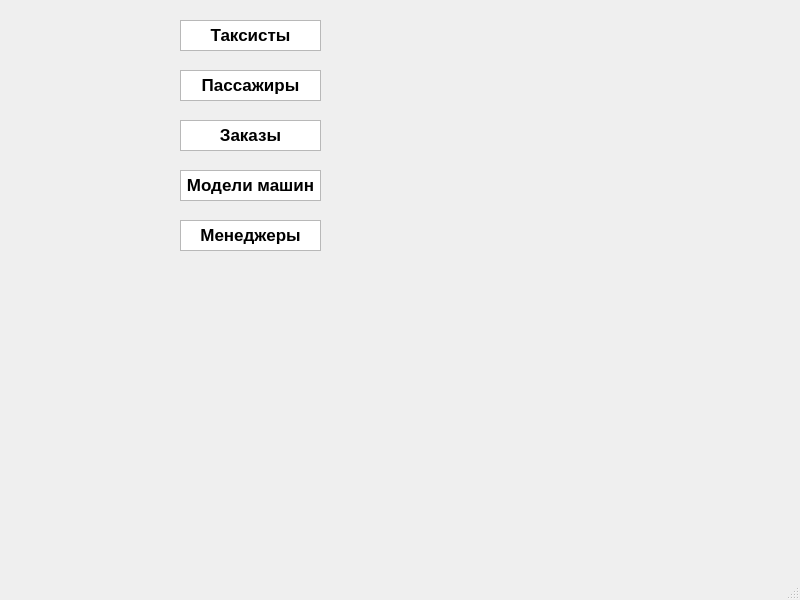
<?xml version="1.0" encoding="UTF-8"?>
<ui version="4.0">
 <class>TapTaxi</class>
 <widget class="QMainWindow" name="TapTaxi">
  <property name="geometry">
   <rect>
    <x>0</x>
    <y>0</y>
    <width>800</width>
    <height>600</height>
   </rect>
  </property>
  <property name="windowTitle">
   <string>TapTaxi</string>
  </property>
  <widget class="QWidget" name="centralwidget">
   <widget class="QTextEdit" name="textEdit">
    <property name="geometry">
     <rect>
      <x>180</x>
      <y>20</y>
      <width>141</width>
      <height>31</height>
     </rect>
    </property>
    <property name="html">
     <string>&lt;!DOCTYPE HTML PUBLIC &quot;-//W3C//DTD HTML 4.0//EN&quot; &quot;http://www.w3.org/TR/REC-html40/strict.dtd&quot;&gt;
&lt;html&gt;&lt;head&gt;&lt;meta name=&quot;qrichtext&quot; content=&quot;1&quot; /&gt;&lt;style type=&quot;text/css&quot;&gt;
p, li { white-space: pre-wrap; }
&lt;/style&gt;&lt;/head&gt;&lt;body style=&quot; font-family:'.AppleSystemUIFont'; font-size:13pt; font-weight:400; font-style:normal;&quot;&gt;
&lt;p align=&quot;center&quot; style=&quot; margin-top:0px; margin-bottom:0px; margin-left:0px; margin-right:0px; -qt-block-indent:0; text-indent:0px;&quot;&gt;&lt;span style=&quot; font-weight:600;&quot;&gt;Таксисты&lt;/span&gt;&lt;/p&gt;&lt;/body&gt;&lt;/html&gt;</string>
    </property>
   </widget>
   <widget class="QTextEdit" name="textEdit_2">
    <property name="geometry">
     <rect>
      <x>180</x>
      <y>70</y>
      <width>141</width>
      <height>31</height>
     </rect>
    </property>
    <property name="html">
     <string>&lt;!DOCTYPE HTML PUBLIC &quot;-//W3C//DTD HTML 4.0//EN&quot; &quot;http://www.w3.org/TR/REC-html40/strict.dtd&quot;&gt;
&lt;html&gt;&lt;head&gt;&lt;meta name=&quot;qrichtext&quot; content=&quot;1&quot; /&gt;&lt;style type=&quot;text/css&quot;&gt;
p, li { white-space: pre-wrap; }
&lt;/style&gt;&lt;/head&gt;&lt;body style=&quot; font-family:'.AppleSystemUIFont'; font-size:13pt; font-weight:400; font-style:normal;&quot;&gt;
&lt;p align=&quot;center&quot; style=&quot; margin-top:0px; margin-bottom:0px; margin-left:0px; margin-right:0px; -qt-block-indent:0; text-indent:0px;&quot;&gt;&lt;span style=&quot; font-weight:600;&quot;&gt;Пассажиры&lt;/span&gt;&lt;/p&gt;&lt;/body&gt;&lt;/html&gt;</string>
    </property>
   </widget>
   <widget class="QTextEdit" name="textEdit_3">
    <property name="geometry">
     <rect>
      <x>180</x>
      <y>120</y>
      <width>141</width>
      <height>31</height>
     </rect>
    </property>
    <property name="html">
     <string>&lt;!DOCTYPE HTML PUBLIC &quot;-//W3C//DTD HTML 4.0//EN&quot; &quot;http://www.w3.org/TR/REC-html40/strict.dtd&quot;&gt;
&lt;html&gt;&lt;head&gt;&lt;meta name=&quot;qrichtext&quot; content=&quot;1&quot; /&gt;&lt;style type=&quot;text/css&quot;&gt;
p, li { white-space: pre-wrap; }
&lt;/style&gt;&lt;/head&gt;&lt;body style=&quot; font-family:'.AppleSystemUIFont'; font-size:13pt; font-weight:400; font-style:normal;&quot;&gt;
&lt;p align=&quot;center&quot; style=&quot; margin-top:0px; margin-bottom:0px; margin-left:0px; margin-right:0px; -qt-block-indent:0; text-indent:0px;&quot;&gt;&lt;span style=&quot; font-weight:600;&quot;&gt;Заказы&lt;/span&gt;&lt;/p&gt;&lt;/body&gt;&lt;/html&gt;</string>
    </property>
   </widget>
   <widget class="QTextEdit" name="textEdit_4">
    <property name="geometry">
     <rect>
      <x>180</x>
      <y>170</y>
      <width>141</width>
      <height>31</height>
     </rect>
    </property>
    <property name="html">
     <string>&lt;!DOCTYPE HTML PUBLIC &quot;-//W3C//DTD HTML 4.0//EN&quot; &quot;http://www.w3.org/TR/REC-html40/strict.dtd&quot;&gt;
&lt;html&gt;&lt;head&gt;&lt;meta name=&quot;qrichtext&quot; content=&quot;1&quot; /&gt;&lt;style type=&quot;text/css&quot;&gt;
p, li { white-space: pre-wrap; }
&lt;/style&gt;&lt;/head&gt;&lt;body style=&quot; font-family:'.AppleSystemUIFont'; font-size:13pt; font-weight:400; font-style:normal;&quot;&gt;
&lt;p align=&quot;center&quot; style=&quot; margin-top:0px; margin-bottom:0px; margin-left:0px; margin-right:0px; -qt-block-indent:0; text-indent:0px;&quot;&gt;&lt;span style=&quot; font-weight:600;&quot;&gt;Модели машин&lt;/span&gt;&lt;/p&gt;&lt;/body&gt;&lt;/html&gt;</string>
    </property>
   </widget>
   <widget class="QTextEdit" name="textEdit_5">
    <property name="geometry">
     <rect>
      <x>180</x>
      <y>220</y>
      <width>141</width>
      <height>31</height>
     </rect>
    </property>
    <property name="html">
     <string>&lt;!DOCTYPE HTML PUBLIC &quot;-//W3C//DTD HTML 4.0//EN&quot; &quot;http://www.w3.org/TR/REC-html40/strict.dtd&quot;&gt;
&lt;html&gt;&lt;head&gt;&lt;meta name=&quot;qrichtext&quot; content=&quot;1&quot; /&gt;&lt;style type=&quot;text/css&quot;&gt;
p, li { white-space: pre-wrap; }
&lt;/style&gt;&lt;/head&gt;&lt;body style=&quot; font-family:'.AppleSystemUIFont'; font-size:13pt; font-weight:400; font-style:normal;&quot;&gt;
&lt;p align=&quot;center&quot; style=&quot; margin-top:0px; margin-bottom:0px; margin-left:0px; margin-right:0px; -qt-block-indent:0; text-indent:0px;&quot;&gt;&lt;span style=&quot; font-weight:600;&quot;&gt;Менеджеры&lt;/span&gt;&lt;/p&gt;&lt;/body&gt;&lt;/html&gt;</string>
    </property>
   </widget>
  </widget>
  <widget class="QStatusBar" name="statusbar"/>
 </widget>
 <resources/>
 <connections/>
</ui>
